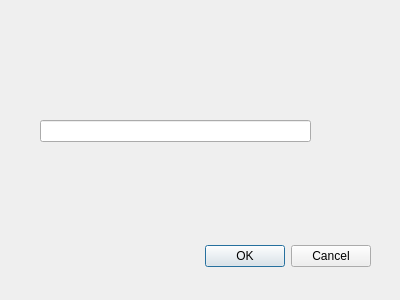
<?xml version="1.0" encoding="UTF-8"?>
<ui version="4.0">
 <class>Dialog</class>
 <widget class="QDialog" name="Dialog">
  <property name="geometry">
   <rect>
    <x>0</x>
    <y>0</y>
    <width>400</width>
    <height>300</height>
   </rect>
  </property>
  <property name="windowTitle">
   <string>Dialog</string>
  </property>
  <widget class="QDialogButtonBox" name="buttonBox">
   <property name="geometry">
    <rect>
     <x>30</x>
     <y>240</y>
     <width>341</width>
     <height>32</height>
    </rect>
   </property>
   <property name="orientation">
    <enum>Qt::Horizontal</enum>
   </property>
   <property name="standardButtons">
    <set>QDialogButtonBox::Cancel|QDialogButtonBox::Ok</set>
   </property>
  </widget>
  <widget class="QLineEdit" name="lineEdit">
   <property name="geometry">
    <rect>
     <x>40</x>
     <y>120</y>
     <width>271</width>
     <height>22</height>
    </rect>
   </property>
  </widget>
 </widget>
 <resources/>
 <connections>
  <connection>
   <sender>buttonBox</sender>
   <signal>accepted()</signal>
   <receiver>Dialog</receiver>
   <slot>accept()</slot>
   <hints>
    <hint type="sourcelabel">
     <x>248</x>
     <y>254</y>
    </hint>
    <hint type="destinationlabel">
     <x>157</x>
     <y>274</y>
    </hint>
   </hints>
  </connection>
  <connection>
   <sender>buttonBox</sender>
   <signal>rejected()</signal>
   <receiver>Dialog</receiver>
   <slot>reject()</slot>
   <hints>
    <hint type="sourcelabel">
     <x>316</x>
     <y>260</y>
    </hint>
    <hint type="destinationlabel">
     <x>286</x>
     <y>274</y>
    </hint>
   </hints>
  </connection>
 </connections>
</ui>
